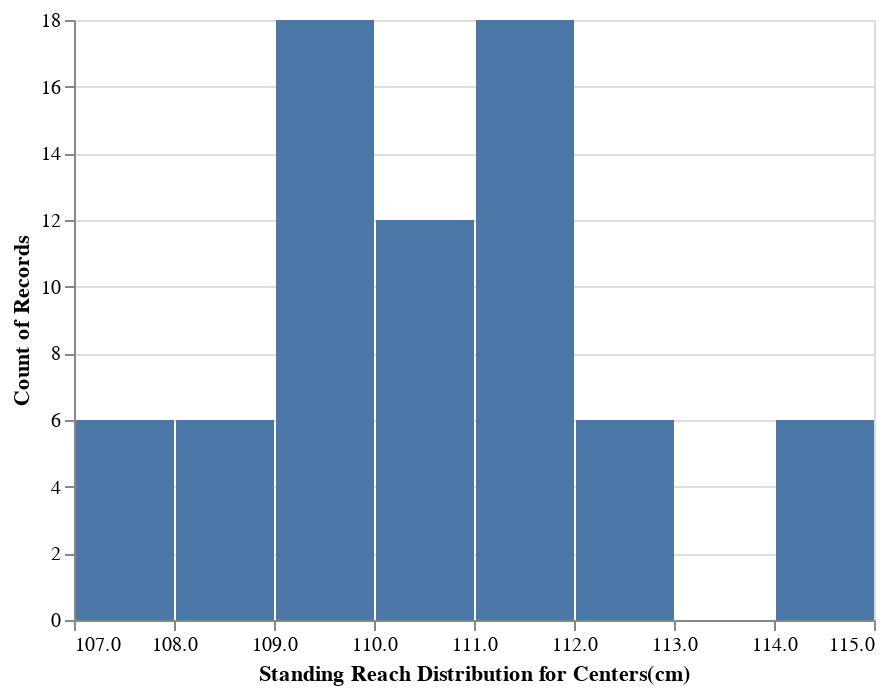

Here is the notebook cell this chart was saved with:
### Code cell
#Prior to running correlation analyses for standing reach against our four explanatory variables of interest, 
#we felt that it would be prudent to visualize standing reach for all player classes, in order to better gague the 
#general physicality of different varieties of NBA players, and from there, segment the correlation analyses appropriately

#Let's start by visualizing the distribution of standing reach amongst centers
#Positons = ['C', 'PF', 'SF', 'SG', 'PG']

Centers_Filter =  allclasses['POSITION'] == 'C'

allclasses_centers = allclasses[Centers_Filter]

base = alt.Chart(allclasses_centers).properties()

bar = base.mark_bar().encode(
    x=alt.X('STANDING_REACH', bin=True, title='Standing Reach Distribution for Centers(cm)'),
    y='count()'
)



bar
